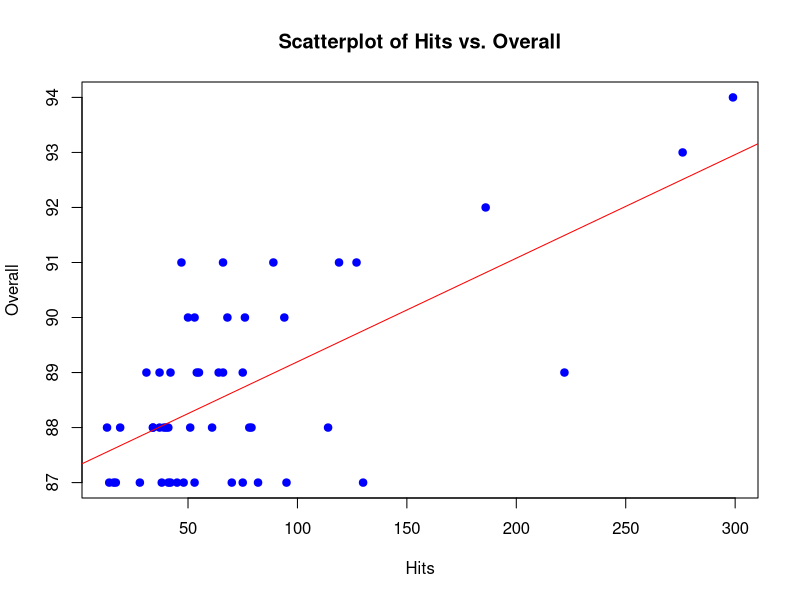
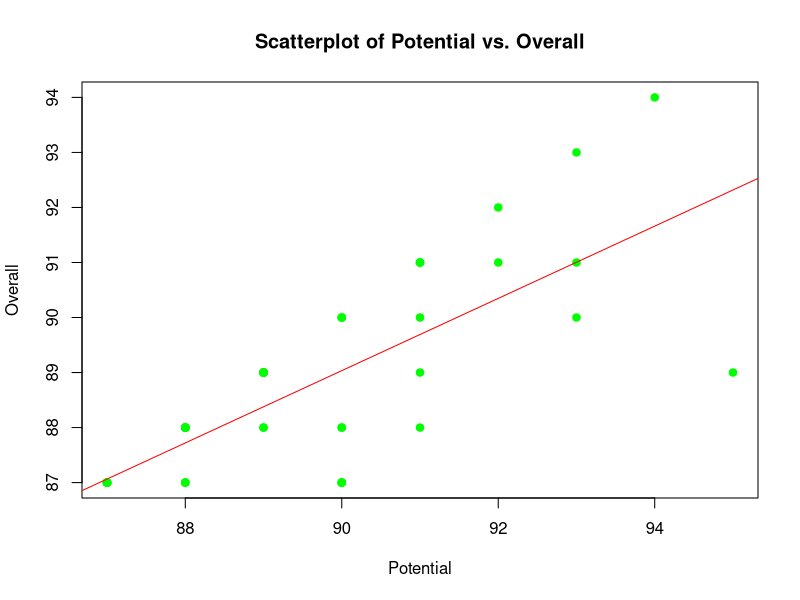
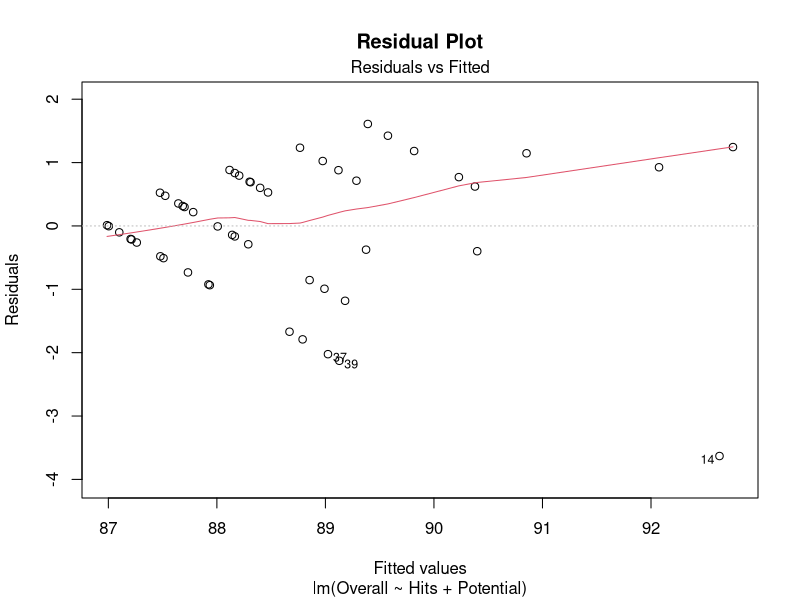
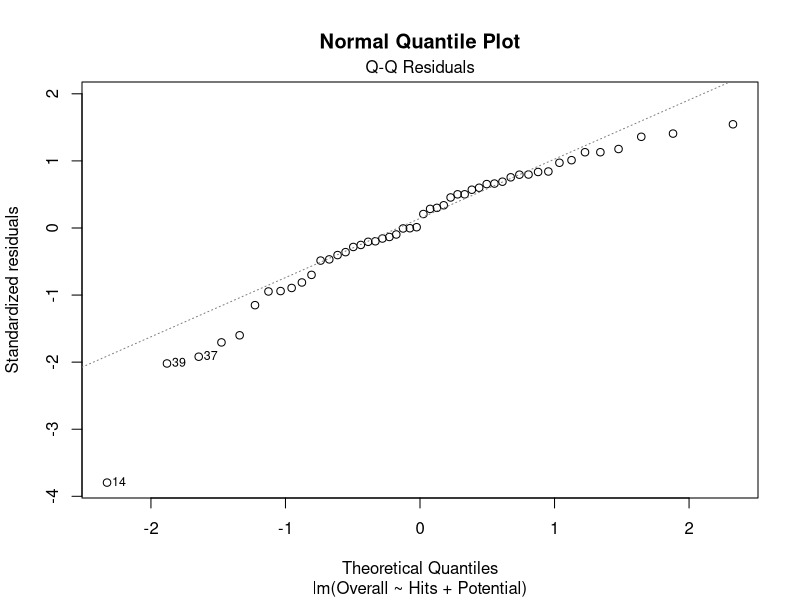

Recreate these plots in R, in order.
## ---- chunk 1
knitr::opts_chunk$set(echo = TRUE)
library(knitr)
library(ggplot2)
library(car)
## ---- chunk 2
# Loading the dataset
fifa <- read.csv("FIFA.csv")

# Selecting relevant columns
fifa_subset <- fifa[,c("Name","Hits","Potential","Overall")]

# Creating the table
kable(head(fifa_subset,10),
      caption= "Table 1: FIFA Player Performance Dataset",
      booktabs = TRUE,
      align = 'c')
## ---- chunk 3
# Scatterplot for Hits vs. Overall
plot(fifa$Hits, fifa$Overall, 
     main = "Scatterplot of Hits vs. Overall", 
     xlab = "Hits", 
     ylab = "Overall", 
     pch = 19, 
     col = "blue")

# Adding a linear regression line
abline(lm(Overall ~ Hits, data = fifa), col = "red")
## ---- chunk 4
# Calculating R-squared
summary(lm(Overall ~ Hits, data = fifa))
## ---- chunk 5
#Scatterplot for Potential vs. Overall
plot(fifa$Potential, fifa$Overall, 
     main = "Scatterplot of Potential vs. Overall", 
     xlab = "Potential", 
     ylab = "Overall", 
     pch = 19, 
     col = "green")
# Adding a linear regression line 
abline(lm(Overall ~ Potential, data = fifa), col = "red")
## ---- chunk 6
# Calculating R-squared
summary(lm(Overall ~ Potential, data = fifa))
## ---- chunk 7
fifa1 <- lm(Overall ~ Hits, data = fifa)
summary(fifa1)

# R^2 = 0.4385, Adj_r^2 = 0.4268
## ---- chunk 8
fifa2 <- lm(Overall ~ Potential, data = fifa)
summary(fifa2)

# R^2 = 0.5808, Adj_r^2 = 0.572
## ---- chunk 9
# Combined model R^2
fifa_combined <- lm(Overall ~ Hits + Potential, data = fifa)
summary(fifa_combined)
# Adjusted R^2 = 0.6103
## ---- chunk 10
lm_second_order <- lm(Overall ~ Hits + Potential + I(Hits^2) + I(Potential^2) + Hits:Potential, data = fifa)
summary(lm_second_order)
## ---- chunk 11
anova(lm_second_order)
## ---- chunk 12
vif(lm_second_order)
## ---- chunk 13
lm_refined1 <- lm(Overall ~ Hits + Potential + I(Hits^2) + Hits:Potential, data = fifa)
summary(lm_refined1)
vif(lm_refined1)
## ---- chunk 14
lm_refined2 <- lm(Overall ~ Hits + Potential + Hits:Potential, data = fifa)
summary(lm_refined2)
vif(lm_refined2)
## ---- chunk 15
lm_refined3 <- lm(Overall ~ Hits + Potential, data = fifa)
summary(lm_refined3)
vif(lm_refined3)

## ---- chunk 16
lm_final <- lm(Overall ~ Hits + Potential, data = fifa)
summary(lm_final)
## ---- chunk 17
anova(lm_final, lm_second_order)
## ---- chunk 18
summary(lm_final)
## ---- chunk 19
plot(lm_final, which = 1, main = "Residual Plot")
## ---- chunk 20
plot(lm_final, which = 2, main = "Normal Quantile Plot")
